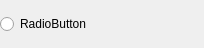
<?xml version="1.0" encoding="UTF-8"?>
<ui version="4.0">
 <class>RadioButtonClass</class>
 <widget class="QWidget" name="RadioButtonClass">
  <property name="geometry">
   <rect>
    <x>0</x>
    <y>0</y>
    <width>204</width>
    <height>48</height>
   </rect>
  </property>
  <property name="windowTitle">
   <string>Form</string>
  </property>
  <layout class="QVBoxLayout" name="verticalLayout">
   <property name="spacing">
    <number>0</number>
   </property>
   <property name="leftMargin">
    <number>0</number>
   </property>
   <property name="topMargin">
    <number>0</number>
   </property>
   <property name="rightMargin">
    <number>0</number>
   </property>
   <property name="bottomMargin">
    <number>0</number>
   </property>
   <item>
    <widget class="QRadioButton" name="radioButton">
     <property name="accessibleDescription">
      <string notr="true">button:success:large</string>
     </property>
     <property name="styleSheet">
      <string notr="true">QRadioButton[accessibleDescription=&quot;button:success:large&quot;]
,QRadioButton[accessibleDescription=&quot;button:success:normal&quot;]
,QRadioButton[accessibleDescription=&quot;button:success:small&quot;]
,QRadioButton[accessibleDescription=&quot;button:success:tiny&quot;]
,QRadioButton[accessibleDescription=&quot;button:warn:large&quot;]
,QRadioButton[accessibleDescription=&quot;button:warn:normal&quot;]
,QRadioButton[accessibleDescription=&quot;button:warn:small&quot;]
,QRadioButton[accessibleDescription=&quot;button:warn:tiny&quot;]
{
	color: rgb(255, 255, 255);
	border-style: solid;
    border-width: 1px;
    border-radius: 3px;
	padding-left:14px;
	icon-size: 24px;
}

QRadioButton[accessibleDescription=&quot;button:success:large&quot;]::indicator
,QRadioButton[accessibleDescription=&quot;button:success:normal&quot;]::indicator
,QRadioButton[accessibleDescription=&quot;button:success:small&quot;]::indicator
,QRadioButton[accessibleDescription=&quot;button:success:tiny&quot;]::indicator
,QRadioButton[accessibleDescription=&quot;button:warn:large&quot;]::indicator
,QRadioButton[accessibleDescription=&quot;button:warn:normal&quot;]::indicator
,QRadioButton[accessibleDescription=&quot;button:warn:small&quot;]::indicator
,QRadioButton[accessibleDescription=&quot;button:warn:tiny&quot;]::indicator
{
	height: 0px;
	width: 0px;
}

/********************************************************
* Success Button
********************************************************/
/*hover state*/
QRadioButton[accessibleDescription=&quot;button:success:large&quot;]:hover
,QRadioButton[accessibleDescription=&quot;button:success:normal&quot;]:hover
,QRadioButton[accessibleDescription=&quot;button:success:small&quot;]:hover
,QRadioButton[accessibleDescription=&quot;button:success:tiny&quot;]:hover
{
	border-color: rgb(57, 132, 57);
	background-color: rgb(0, 141, 76);
}

/*pressed state*/
QRadioButton[accessibleDescription=&quot;button:success:large&quot;]:pressed
,QRadioButton[accessibleDescription=&quot;button:success:normal&quot;]:pressed
,QRadioButton[accessibleDescription=&quot;button:success:small&quot;]:pressed
,QRadioButton[accessibleDescription=&quot;button:success:tiny&quot;]:pressed
{
	border-color: rgb(57, 115, 146);
	background-color: rgb(57, 132, 57);
}

/*checked state*/
QRadioButton[accessibleDescription=&quot;button:success:large&quot;]:checked
,QRadioButton[accessibleDescription=&quot;button:success:normal&quot;]:checked
,QRadioButton[accessibleDescription=&quot;button:success:small&quot;]:checked
,QRadioButton[accessibleDescription=&quot;button:success:tiny&quot;]:checked
{
	border-color: rgb(37, 86, 37);
	background-color: rgb(68, 157, 68);
}

/*normal state for large*/
QRadioButton[accessibleDescription=&quot;button:success:large&quot;]
{
	min-height: 46px;
	max-height: 46px;
	border-color: rgb(0, 141, 76);
	background-color: rgb(0, 166, 90);
	font: 12pt;
}

/*normal state for large*/
QRadioButton[accessibleDescription=&quot;button:success:normal&quot;]
{
	min-height: 34px;
	max-height: 34px;
	border-color: rgb(0, 141, 76);
	background-color: rgb(0, 166, 90);
	font: 11pt;
}

/*normal state for small*/
QRadioButton[accessibleDescription=&quot;button:success:small&quot;]
{
	min-height: 30px;
	max-height: 30px;
	border-color: rgb(0, 141, 76);
	background-color: rgb(0, 166, 90);
	font: 10pt;
}

/*normal state for tiny*/
QRadioButton[accessibleDescription=&quot;button:success:tiny&quot;]
{
	min-height: 22px;
	max-height: 22px;
	border-color: rgb(0, 141, 76);
	background-color: rgb(0, 166, 90);
	font: 9pt;
}

/********************************************************
* Warn Button
********************************************************/
/*hover state*/
QRadioButton[accessibleDescription=&quot;button:warn:large&quot;]:hover
,QRadioButton[accessibleDescription=&quot;button:warn:normal&quot;]:hover
,QRadioButton[accessibleDescription=&quot;button:warn:small&quot;]:hover
,QRadioButton[accessibleDescription=&quot;button:warn:tiny&quot;]:hover
{
	border-color: rgb(213, 133, 18);
	background-color: rgb(224, 142, 11);
}

/*pressed state*/
QRadioButton[accessibleDescription=&quot;button:warn:large&quot;]:pressed
,QRadioButton[accessibleDescription=&quot;button:warn:normal&quot;]:pressed
,QRadioButton[accessibleDescription=&quot;button:warn:small&quot;]:pressed
,QRadioButton[accessibleDescription=&quot;button:warn:tiny&quot;]:pressed
{
	border-color: rgb(57, 115, 146);
	background-color: rgb(213, 133, 18);
}

/*checked state*/
QRadioButton[accessibleDescription=&quot;button:warn:large&quot;]:checked
,QRadioButton[accessibleDescription=&quot;button:warn:normal&quot;]:checked
,QRadioButton[accessibleDescription=&quot;button:warn:small&quot;]:checked
,QRadioButton[accessibleDescription=&quot;button:warn:tiny&quot;]:checked
{
	border-color: rgb(37, 86, 37);
	background-color: rgb(68, 157, 68);
}

/*normal state for large*/
QRadioButton[accessibleDescription=&quot;button:warn:large&quot;]
{
	min-height: 46px;
	max-height: 46px;
	font: 12pt;
	border-color: rgb(224, 142, 11);
	background-color: rgb(243, 156, 18);
}

/*normal state for normal*/
QRadioButton[accessibleDescription=&quot;button:warn:normal&quot;]
{
	min-height: 34px;
	max-height: 34px;
	font: 11pt;
	border-color: rgb(224, 142, 11);
	background-color: rgb(243, 156, 18);
}

/*normal state for small*/
QRadioButton[accessibleDescription=&quot;button:warn:small&quot;]
{
	min-height: 30px;
	max-height: 30px;
	font: 10pt;
	border-color: rgb(224, 142, 11);
	background-color: rgb(243, 156, 18);
}

/*normal state for tiny*/
QRadioButton[accessibleDescription=&quot;button:warn:tiny&quot;]
{
	min-height: 22px;
	max-height: 22px;
	font: 9pt;
	border-color: rgb(224, 142, 11);
	background-color: rgb(243, 156, 18);
}</string>
     </property>
     <property name="text">
      <string>RadioButton</string>
     </property>
     <property name="checked">
      <bool>false</bool>
     </property>
    </widget>
   </item>
  </layout>
 </widget>
 <resources/>
 <connections/>
</ui>
